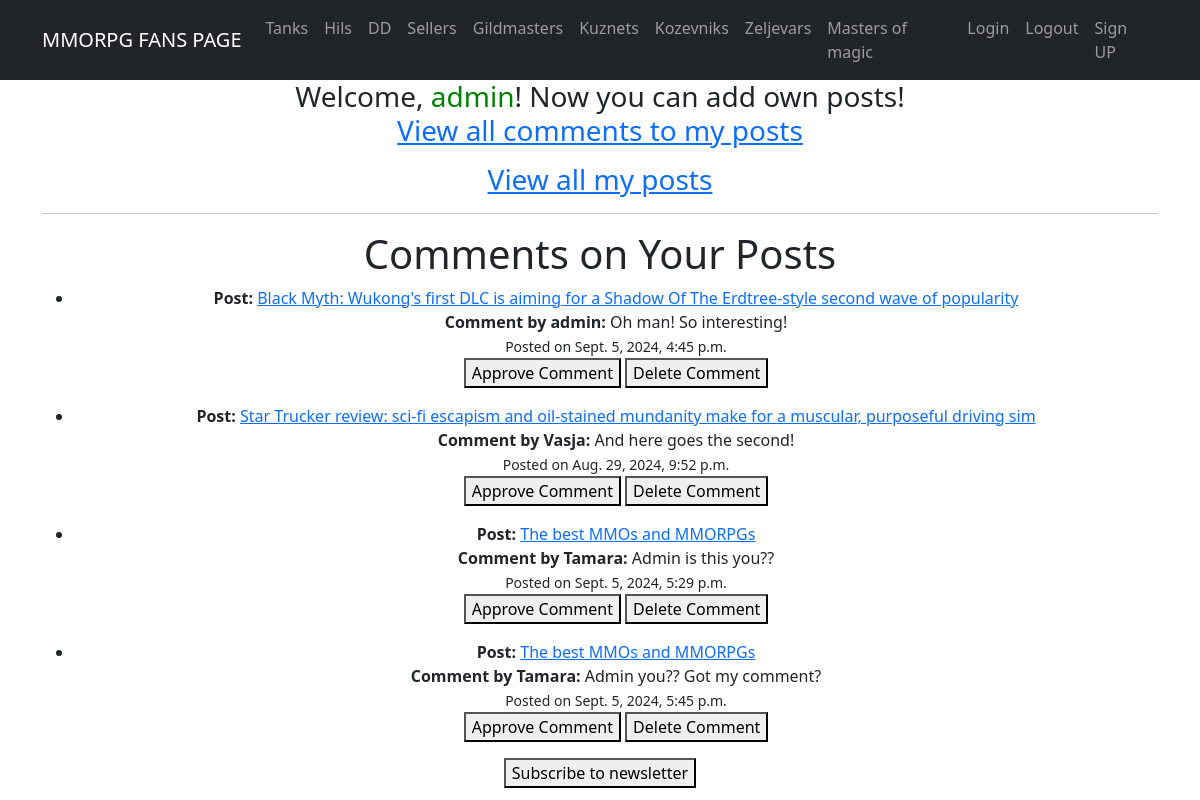
/my_comments/ (signed in), run on the app's committed database.
### app/models.py (models this page shows, shortened)
class Comment(models.Model):
    content = models.TextField()
    created_at = models.DateTimeField(default=timezone.now)
    post = models.ForeignKey(Post, on_delete=models.CASCADE, related_name='comments')
    author = models.ForeignKey(User, on_delete=models.CASCADE)
    is_approved = models.BooleanField(default=False)
    tracker = FieldTracker(fields=['is_approved'])

class Post(models.Model):
    name = models.CharField(max_length=150, unique=True)
    description = CKEditor5Field('Text', config_name='extends')
    published_date = models.DateTimeField(default=timezone.now)
    author = models.ForeignKey(User, on_delete=models.CASCADE, related_name='posts', editable=False)
    categories = models.ManyToManyField(Category, related_name='posts')

### app/views.py (the view, shortened to what this page needs)
# urls.py: path('my_comments/', OwnerCommentsView.as_view(), name='owner_comments'),
class OwnerCommentsView(LoginRequiredMixin, ListView):
    model = Comment
    template_name = 'owner_comments.html'
    context_object_name = 'comments'
    def get_queryset(self):
        return Comment.objects.filter(post__author=self.request.user,
                                      is_approved=False)  # Unapproved comments by post owner

### templates/owner_comments.html (shortened to what this page needs)
{% extends 'flatpages/default.html' %}
{% block content %}
    <h1>Comments on Your Posts</h1>
    {% if comments %}
        <ul>
            {% for comment in comments %}
                <li>
                    <strong>Post: </strong><a href="{% url 'post_detail' comment.post.id %}">{{ comment.post.name }}</a><br>
                    <strong>Comment by {{ comment.author }}:</strong> {{ comment.content }}<br>
                    <small>Posted on {{ comment.created_at }}</small><br>
                    <form method="post" action="{% url 'owner_comments' %}">
                        <button type="submit" name="action" value="approve">Approve Comment</button>
                        <button type="submit" name="action" value="delete">Delete Comment</button>
                    </form>
                </li>
            {% endfor %}
        </ul>
    {% else %}
        <p>No comments on your posts yet.</p>
    {% endif %}
{% endblock %}

### templates/flatpages/default.html (shortened to what this page needs)
<!DOCTYPE html>
<html lang="en">
    <head>
        {% load static %}
        <link href="{% static 'css/styles.css' %}" rel="stylesheet" />
    </head>
    <body>
        <nav class="navbar navbar-expand-lg navbar-dark bg-dark static-top">
            <div class="container">
                <a class="navbar-brand" href="{% url 'post_list' %}">MMORPG FANS PAGE</a>
                <div class="collapse navbar-collapse" id="navbarResponsive">
                    <ul class="navbar-nav ml-auto">
                        <li class="nav-item"><a class="nav-link" href="{% url 'posts_by_category' category_name='Tanks' %}">Tanks</a></li>
                        <li class="nav-item"><a class="nav-link" href="{% url 'posts_by_category' category_name='Hils' %}">Hils</a></li>
                        <li class="nav-item"><a class="nav-link" href="{% url 'posts_by_category' category_name='DD' %}">DD</a></li>
                        <li class="nav-item"><a class="nav-link" href="{% url 'posts_by_category' category_name='Sellers' %}"#>Sellers</a></li>
                        <li class="nav-item"><a class="nav-link" href="{% url 'posts_by_category' category_name='Gildmasters' %}">Gildmasters</a></li>
                        <li class="nav-item"><a class="nav-link" href="{% url 'posts_by_category' category_name='Kuznets' %}">Kuznets</a></li>
                        <li class="nav-item"><a class="nav-link" href="{% url 'posts_by_category' category_name='Kozevniks' %}">Kozevniks</a></li>
                        <li class="nav-item"><a class="nav-link" href="{% url 'posts_by_category' category_name='Zeljevars' %}">Zeljevars</a></li>
                        <li class="nav-item"><a class="nav-link" href="{% url 'posts_by_category' category_name='Masters of magic' %}">Masters of magic</a></li>
                        <li class="nav-item"><a class="nav-link" href="{% url 'account_login' %}">Login</a></li>
                        <li class="nav-item"><a class="nav-link" href="{% url 'account_logout' %}">Logout</a></li>
                        <li class="nav-item"><a class="nav-link" href="{% url 'account_signup' %}">Sign UP</a></li>
                    </ul>
                </div>
            </div>
        </nav>
        <div class="container">
            <div class="row">
                <div class="col-lg-12 text-center">
                    <h3>Welcome, {% if user.is_authenticated %}<span style="color: green;">{{ user.username }}</span>! Now you can add own posts!
                        <p><a href="{% url 'owner_comments' %}">View all comments to my posts</a></p>
                        <p><a href="{% url 'owner_posts' %}">View all my posts</a></p>
                        {% else %}
                            <span style="color: red;">Guest!</span><a class="nav-link" href="{% url 'account_login' %}">Login</a> or <a class="nav-link" href="{% url 'account_signup' %}">Sign UP</a> to edit news!
                        {% endif %}
                    </h3>
                    <hr>
                   {% block content %}{% endblock content %}
                    <p>
                        <a href="{% url 'subscribe_to_newsletter' %}">
                            <button type="button">Subscribe to newsletter</button>
                        </a>
                    </p>
                </div>
            </div>
        </div>
    </body>
</html>

### data on the page
Comment: post.name "Black Myth: Wukong's first DLC is aiming for a Shadow Of The Erdtree-style second wave of popularity", author "admin", content "Oh man! So interesting!", created_at "Sept. 5, 2024, 4:45 p.m."
Comment: post.name "Star Trucker review: sci-fi escapism and oil-stained mundanity make for a muscular, purposeful driving sim", author "Vasja", content "And here goes the second!", created_at "Aug. 29, 2024, 9:52 p.m."
Comment: post.name "The best MMOs and MMORPGs", author "Tamara", content "Admin is this you??", created_at "Sept. 5, 2024, 5:29 p.m."
Comment: post.name "The best MMOs and MMORPGs", author "Tamara", content "Admin you?? Got my comment?", created_at "Sept. 5, 2024, 5:45 p.m."

### other printed values
{{ user.username }} "admin"
